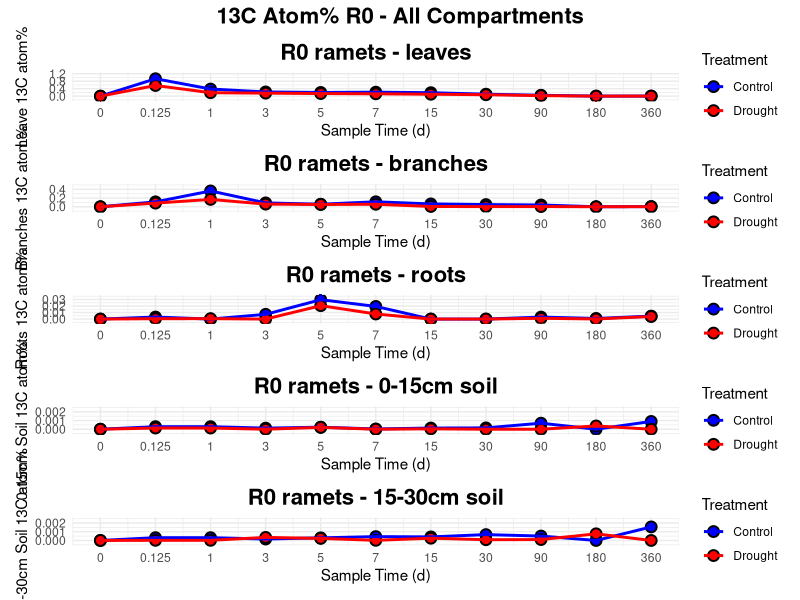
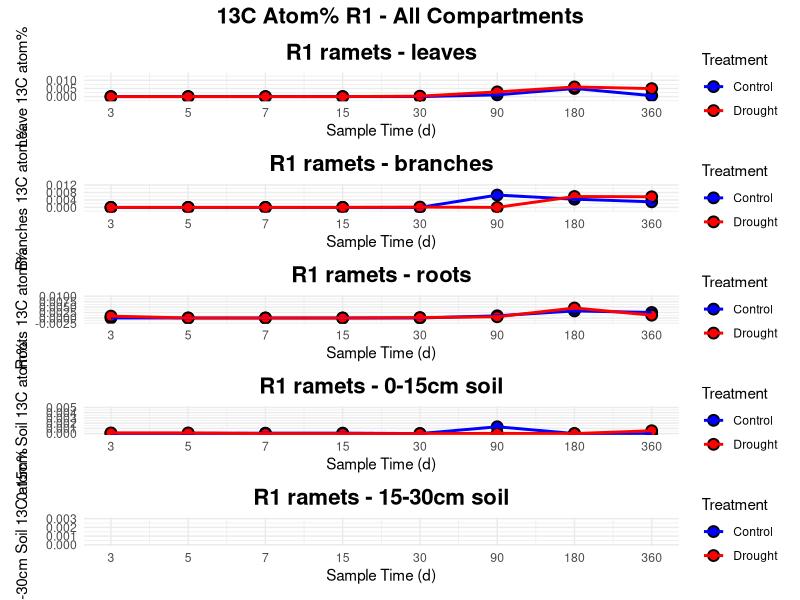
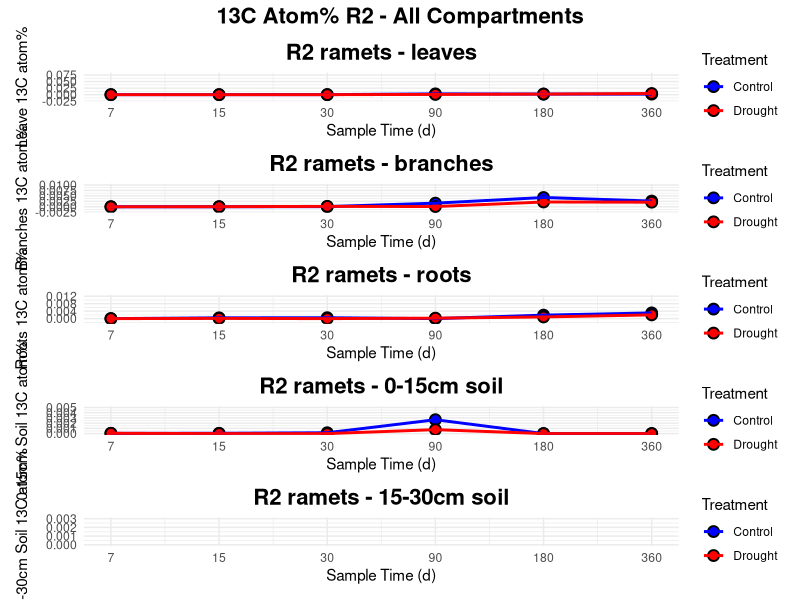

The R source for these figures, in order:
library(ggplot2)
library(dplyr)
library(readxl)
library(patchwork)

carbonFluxData <- read_excel("./Data_Dryad_Drought_Decreases_Carbon_Flux_but_Not_Transport_Speed_of_Newly_Fixed_Carbon_from_Leaves_to_Sinks_in_a_Giant_Bamboo_Forest.xlsx",
                             sheet = "Graph data")

create_plot <- function(data, y_variable, plot_title, y_label, unique_times, y_lim_low, y_lim_high) {
  ggplot(
    data = data,
    mapping = aes(x = time_seq, y = .data[[y_variable]], group = Treatment)
  ) +
    geom_point(aes(fill = Treatment), shape = 21, size = 3, color = "black", stroke = 1) +
    geom_line(aes(color = Treatment), size = 1) +
    scale_x_continuous(
      breaks = 1:length(unique_times),
      labels = unique_times
    ) +
    scale_color_manual(values = c("Control" = "blue", "Drought" = "red")) +
    scale_fill_manual(values = c("Control" = "blue", "Drought" = "red")) +
    labs(
      title = plot_title,
      x = "Sample Time (d)",
      y = y_label
    ) +
    theme_minimal() +
    theme(plot.title = element_text(hjust = 0.5)) +
    coord_cartesian(ylim = c(y_lim_low, y_lim_high))
}

ramet_types <- c("R0", "R1", "R2")
plot_list <- list()

y_limits_config <- list(
  "Leave 13C atom%" = list(
    "R0" = c(low = -0.2, high = 1.2),
    "R1" = c(low = -0.002, high = 0.014),
    "R2" = c(low = -0.02, high = 0.08)
  ),
  "Branches 13C atom%" = list(
    "R0" = c(low = -0.1, high = 0.5),
    "R1" = c(low = -0.002, high = 0.012),
    "R2" = c(low = -0.002, high = 0.01)
  ),
  "Roots 13C atom%" = list(
    "R0" = c(low = -0.005, high = 0.035),
    "R1" = c(low = -0.002, high = 0.01),
    "R2" = c(low = -0.002, high = 0.012)
  ),
  # --- New soil data limits ---
  "0-15 Soil13C atom%" = list(
    "R0" = c(low = -0.0005, high = 0.0025),
    "R1" = c(low = 0.0, high = 0.005),
    "R2" = c(low = 0.0, high = 0.005)
  ),
  "15-30 Soil 13C atom%" = list(
    "R0" = c(low = -0.0005, high = 0.0025),
    "R1" = c(low = 0.0, high = 0.003),
    "R2" = c(low = 0.0, high = 0.003)
  )
)

for (ramet_type in ramet_types) {
  current_ramet_data <- carbonFluxData %>%
    filter(Ramets == ramet_type)
  
  unique_times_current <- sort(unique(current_ramet_data$`sample time(d)`))
  current_ramet_data <- current_ramet_data %>%
    mutate(time_seq = match(`sample time(d)`, unique_times_current))
  
  plot_configs <- list(
    list(y_var = "Leave 13C atom%", title_suffix = "leaves", y_lab = "Leave 13C atom%"),
    list(y_var = "Branches 13C atom%", title_suffix = "branches", y_lab = "Branches 13C atom%"),
    list(y_var = "Roots 13C atom%", title_suffix = "roots", y_lab = "Roots 13C atom%"),
    list(y_var = "0-15 Soil13C atom%", title_suffix = "0-15cm soil", y_lab = "0-15cm Soil 13C atom%"),
    list(y_var = "15-30 Soil 13C atom%", title_suffix = "15-30cm soil", y_lab = "15-30cm Soil 13C atom%")
  )
  
  individual_ramet_plots <- list()
  for (config in plot_configs) {
    y_limits <- y_limits_config[[config$y_var]][[ramet_type]]
    y_low <- y_limits["low"]
    y_high <- y_limits["high"]
    
    plot_title <- paste0(ramet_type, " ramets - ", config$title_suffix)
    p <- create_plot(
      data = current_ramet_data,
      y_variable = config$y_var,
      plot_title = plot_title,
      y_label = config$y_lab,
      unique_times = unique_times_current,
      y_lim_low = y_low,
      y_lim_high = y_high
    )
    individual_ramet_plots[[length(individual_ramet_plots) + 1]] <- p
  }
  
  combined_ramet_plot <- patchwork::wrap_plots(individual_ramet_plots, ncol = 1) +
    plot_annotation(
      title = paste0("13C Atom% ", ramet_type, " - All Compartments")
    ) & theme(plot.title = element_text(hjust = 0.5, size = 16, face = "bold"))
  
  plot_list[[ramet_type]] <- combined_ramet_plot
}

for (ramet_type in ramet_types) {
  print(plot_list[[ramet_type]])
}